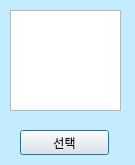
<?xml version="1.0" encoding="UTF-8"?>
<ui version="4.0">
 <class>Change_VIP</class>
 <widget class="QDialog" name="Change_VIP">
  <property name="geometry">
   <rect>
    <x>0</x>
    <y>0</y>
    <width>135</width>
    <height>165</height>
   </rect>
  </property>
  <property name="minimumSize">
   <size>
    <width>135</width>
    <height>165</height>
   </size>
  </property>
  <property name="sizeIncrement">
   <size>
    <width>135</width>
    <height>165</height>
   </size>
  </property>
  <property name="windowTitle">
   <string>Dialog</string>
  </property>
  <widget class="QListWidget" name="list">
   <property name="geometry">
    <rect>
     <x>10</x>
     <y>10</y>
     <width>111</width>
     <height>101</height>
    </rect>
   </property>
  </widget>
  <widget class="QPushButton" name="choice">
   <property name="geometry">
    <rect>
     <x>20</x>
     <y>130</y>
     <width>89</width>
     <height>25</height>
    </rect>
   </property>
   <property name="text">
    <string>선택</string>
   </property>
   <property name="icon">
    <iconset resource="image.qrc">
     <normaloff>:/new/image/image/correction.png</normaloff>:/new/image/image/correction.png</iconset>
   </property>
  </widget>
  <widget class="QLabel" name="label">
   <property name="geometry">
    <rect>
     <x>0</x>
     <y>0</y>
     <width>141</width>
     <height>171</height>
    </rect>
   </property>
   <property name="styleSheet">
    <string notr="true">background-color: rgb(195, 236, 255);</string>
   </property>
   <property name="text">
    <string/>
   </property>
  </widget>
  <zorder>label</zorder>
  <zorder>list</zorder>
  <zorder>choice</zorder>
 </widget>
 <resources>
  <include location="image.qrc"/>
 </resources>
 <connections/>
</ui>
